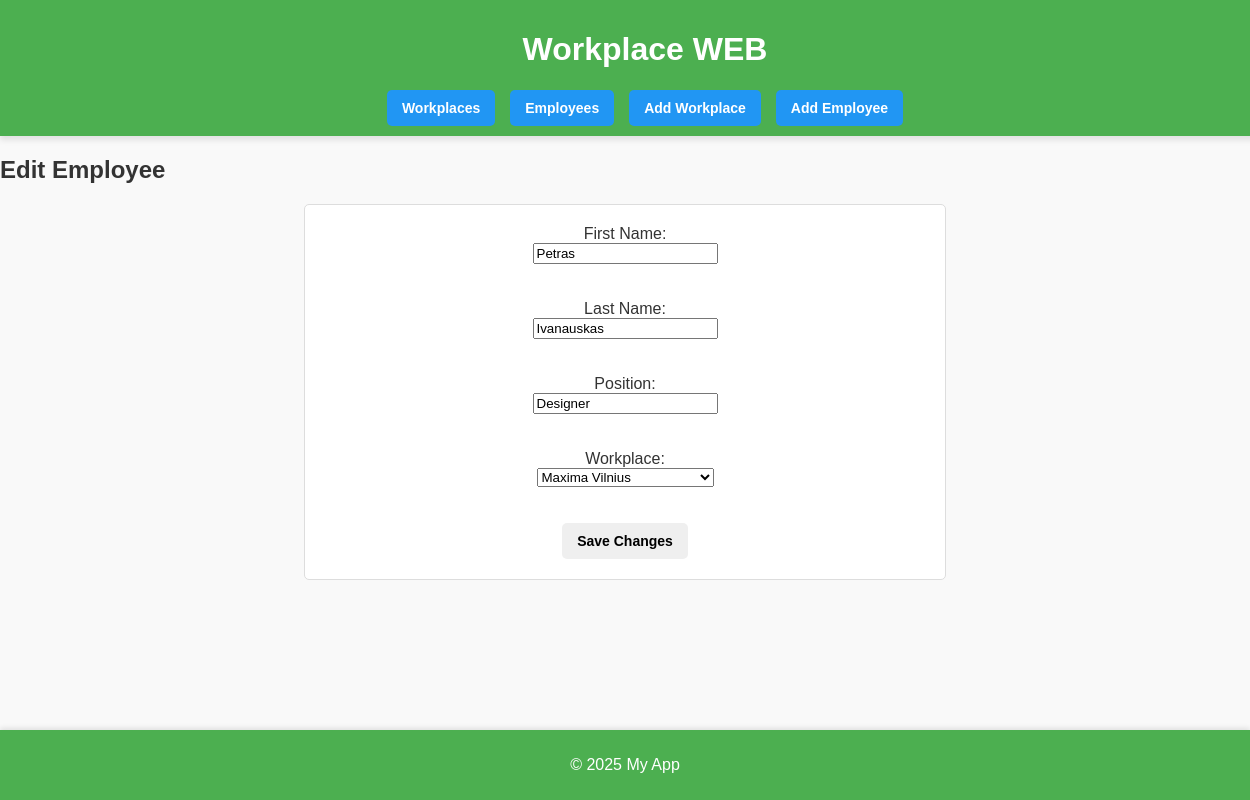
Page /employees/edit/2 on the committed database.
### 32task/app/models.py (models this page shows, shortened)
class Employee(db.Model):
    id = db.Column(db.Integer, primary_key=True)  # Pagrindinis raktas
    first_name = db.Column(db.String(100), nullable=False)  # Darbuotojo vardas
    last_name = db.Column(db.String(100), nullable=False)  # Pavardė
    position = db.Column(db.String(100), nullable=False)  # Pareigos
    workplace_id = db.Column(db.Integer, db.ForeignKey('workplace.id'), nullable=False)  # Užsienio raktas į darboviečių lentelę

class Workplace(db.Model):
    id = db.Column(db.Integer, primary_key=True)  # Pagrindinis raktas
    name = db.Column(db.String(100), nullable=False)  # Darbovietės pavadinimas
    city = db.Column(db.String(100), nullable=False)  # Miestas
    employees = db.relationship('Employee', backref='workplace', lazy=True)

### 32task/app/routes.py (the view, shortened to what this page needs)
@main.route('/employees/edit/<int:employee_id>', methods=['GET', 'POST'])
def edit_employee(employee_id):
    employee = Employee.query.get_or_404(employee_id)
    workplaces = Workplace.query.all()
    return render_template('edit_employee.html', employee=employee, workplaces=workplaces)

### 32task/app/templates/edit_employee.html (shortened to what this page needs)
{% extends "base.html" %}
{% block content %}
<h2>Edit Employee</h2>
<form method="POST" action="/employees/edit/{{ employee.id }}">
    <label for="first_name">First Name:</label>
    <input type="text" id="first_name" name="first_name" value="{{ employee.first_name }}" required><br><br>
    <label for="last_name">Last Name:</label>
    <input type="text" id="last_name" name="last_name" value="{{ employee.last_name }}" required><br><br>
    <label for="position">Position:</label>
    <input type="text" id="position" name="position" value="{{ employee.position }}" required><br><br>
    <label for="workplace_id">Workplace:</label>
    <select id="workplace_id" name="workplace_id" required>
        {% for workplace in workplaces %}
        <option value="{{ workplace.id }}" {% if workplace.id == employee.workplace_id %}selected{% endif %}>
            {{ workplace.name }}
        </option>
        {% endfor %}
    </select><br><br>
    <button type="submit">Save Changes</button>
</form>
{% endblock %}

### 32task/app/static/css/style.css (style rules this page uses)
body { font-family: Arial, sans-serif; margin: 0; padding: 0; background-color: #f9f9f9; color: #333; overflow-x: hidden; }
button, a.button { padding: 10px 15px; text-decoration: none; font-size: 14px; font-weight: bold; border: none; border-radius: 5px; cursor: pointer; }
form { display: flex; flex-direction: column; align-items: center; justify-content: center; margin: 20px auto; padding: 20px; background-color: #fff; border: 1px solid #ddd; border-radius: 5px; max-width: 600px; }

### rows in the picture
Employee: first_name "Petras", last_name "Ivanauskas", position "Designer", workplace_id "Maxima Vilnius"
